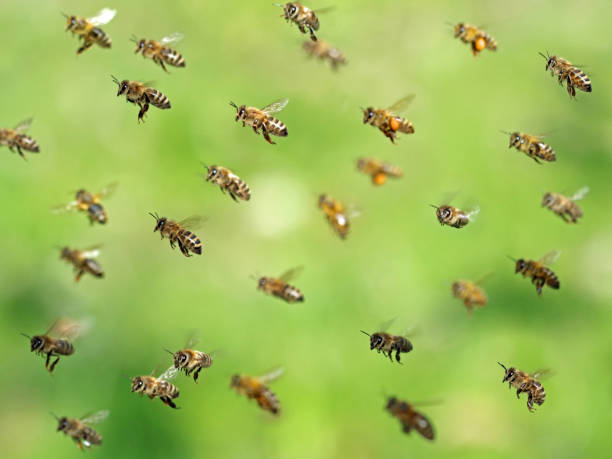
#> input picture image processing codes/KODLAR2_Temel_Koordinatsal_Islemler_Updated (1)/KODLAR2_Temel_Koordinatsal_Islemler/bee.jpg, 612 x 459 px
$ python K2_9_Goruntuyu_Kanallara_Ayirma.py
#> lines starting #> are read from the running program, lines starting #| are printed output that depends on the picture
# -*- coding: utf-8 -*-
"""
Created on Tue Mar  5 23:10:49 2024

@author: muozi
"""

import cv2

img=cv2.imread('bee.jpg')
#> img is the input picture: shape (459, 612, 3); mean B, G, R 89.1, 187.1, 158.7
cv2.imshow('bee',img)

# İLK YÖNTEM
b,g,r = cv2.split(img);
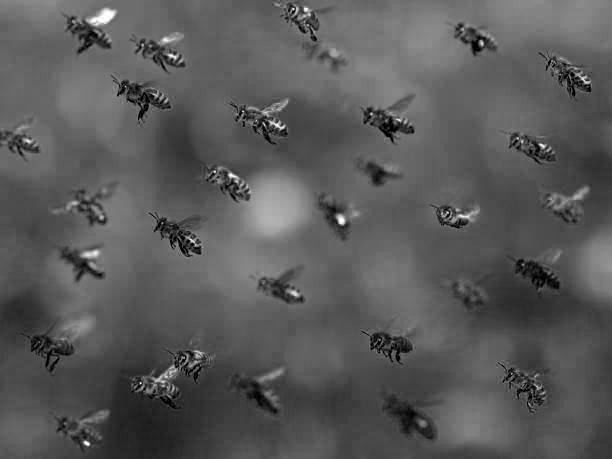
#> b: shape (459, 612); min 0, max 255, mean 89.1
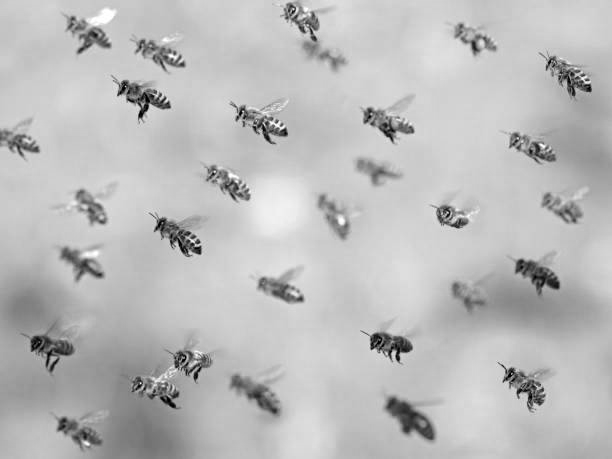
#> g: shape (459, 612); min 0, max 255, mean 187.1
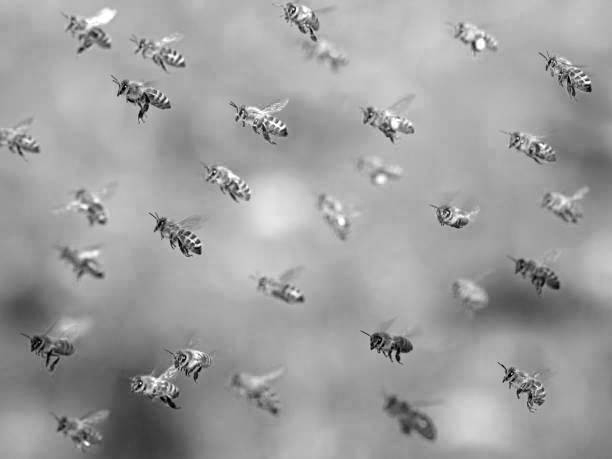
#> r: shape (459, 612); min 0, max 255, mean 158.7
#cv2.split() fonksiyonu, görüntüyü BGR kanallarına ayırır ve her bir kanalı ayrı bir değişkene atar.

cv2.imshow('blue1',b)
cv2.imshow('green1',g)
cv2.imshow('red1',r)


cv2.waitKey(0)
cv2.destroyAllWindows()

$ run again, with image processing codes/KODLAR2_Temel_Koordinatsal_Islemler_Updated (1)/KODLAR2_Temel_Koordinatsal_Islemler/cicek2JPG.jpg copied over image processing codes/KODLAR2_Temel_Koordinatsal_Islemler_Updated (1)/KODLAR2_Temel_Koordinatsal_Islemler/bee.jpg
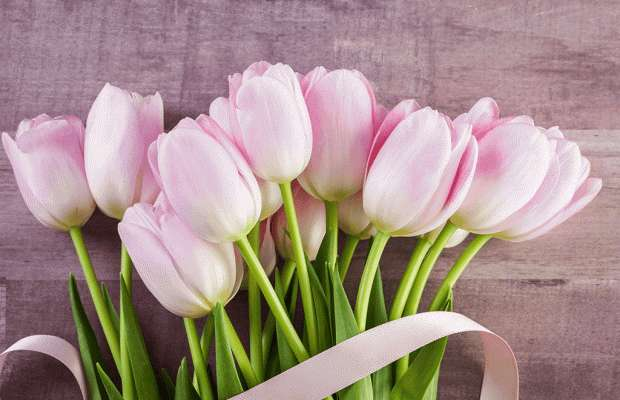
#> input picture image processing codes/KODLAR2_Temel_Koordinatsal_Islemler_Updated (1)/KODLAR2_Temel_Koordinatsal_Islemler/cicek2JPG.jpg, 620 x 400 px
#> img is the input picture: shape (400, 620, 3); mean B, G, R 138, 143.8, 165.8
#> `b,g,r = cv2.split(img);`:
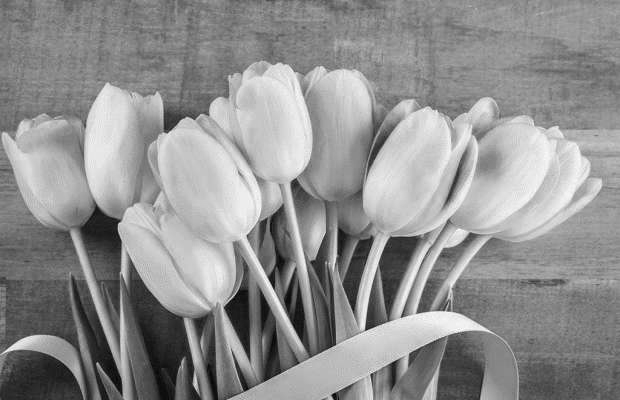
#> g: shape (400, 620); min 0, max 255, mean 143.8
#> `b,g,r = cv2.split(img);`:
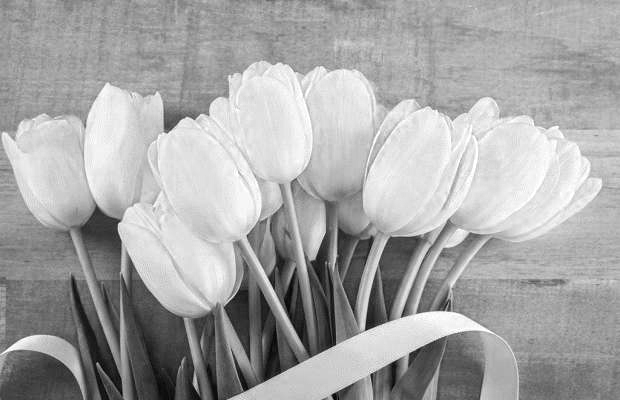
#> r: shape (400, 620); min 0, max 255, mean 165.8
